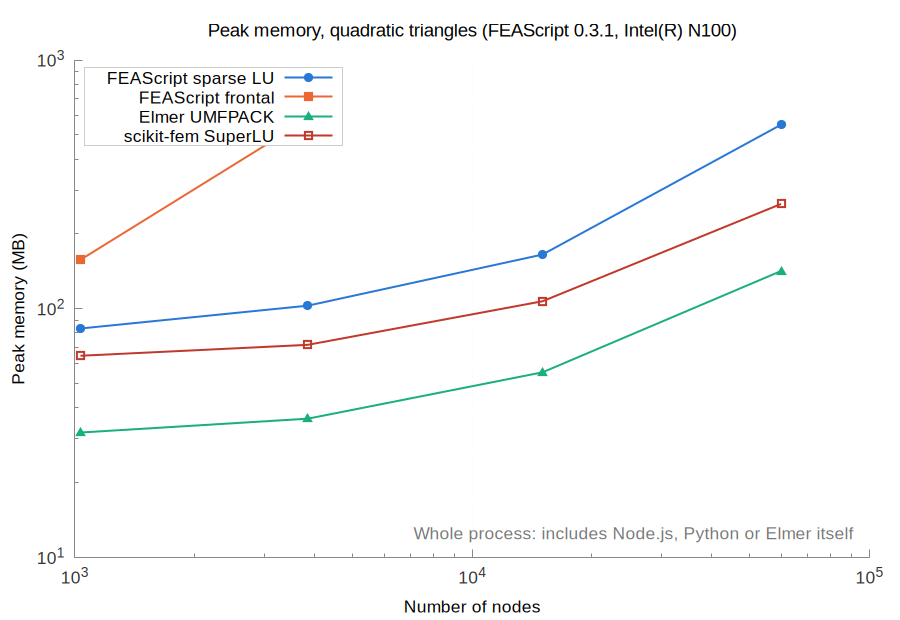

gnuplot code for this plot:
set terminal pngcairo size 900,620 font 'Arial,13'
set border 3 lc rgb '#888888'; set tics nomirror tc rgb '#333333'
set grid lc rgb '#e6e6e6' lw 1; set key top left box lc rgb '#cccccc' opaque
set logscale xy; set format y '10^{%L}'; set format x '10^{%L}'
set output 'memory_tri_quadratic.png'
set title 'Peak memory, quadratic triangles (FEAScript 0.3.1, Intel(R) N100)' font 'Arial,14'
set xlabel 'Number of nodes'
set ylabel 'Peak memory (MB)'
set label 'Whole process: includes Node.js, Python or Elmer itself' at graph 0.98,0.05 right tc rgb '#777777'
plot 'memory_tri_quadratic_FEAScript_sparse_LU.dat' u 1:2 w lp lw 2 pt 7 ps 1.2 lc rgb '#2a78d6' t 'FEAScript sparse LU', \
     'memory_tri_quadratic_FEAScript_frontal.dat' u 1:2 w lp lw 2 pt 5 ps 1.2 lc rgb '#eb6834' t 'FEAScript frontal', \
     'memory_tri_quadratic_Elmer_UMFPACK.dat' u 1:2 w lp lw 2 pt 9 ps 1.2 lc rgb '#1baf7a' t 'Elmer UMFPACK', \
     'memory_tri_quadratic_scikit_fem_SuperLU.dat' u 1:2 w lp lw 2 pt 4 ps 1.2 lc rgb '#c0392b' t 'scikit-fem SuperLU'
